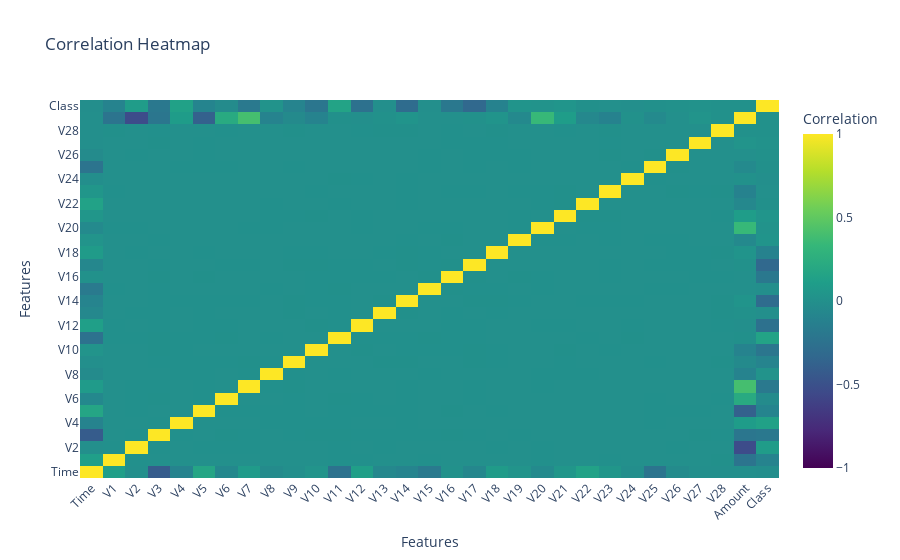

Notebook code for this chart:
### Markdown cell above
# <center><div style="font-family: Trebuchet MS; background-color: #00000; color: #545955; padding: 12px; line-height: 1;">Feature Selection</div></center>

### Code cell
import plotly.graph_objects as go

corr_matrix = data.corr()

heatmap = go.Heatmap(
    z=corr_matrix.values,
    x=corr_matrix.columns,
    y=corr_matrix.columns,
    colorscale='Viridis',
    colorbar=dict(title='Correlation'),
    zmin=-1,
    zmax=1
)

fig = go.Figure(data=heatmap)

fig.update_layout(
    title='Correlation Heatmap',
    xaxis_title='Features',
    yaxis_title='Features',
    xaxis=dict(tickangle=-45)
)

fig.show()

### Figure 1 — Plotly figure (JSON) as saved in the notebook; plotly's stock layout.template omitted (floating-point values rounded to 4 significant figures; data arrays with more than 128 entries replaced by an {"elided": "..."} marker saying what was removed)
{"data": [{"colorbar": {"title": {"text": "Correlation"}}, "colorscale": [[0, "#440154"], [0.1111, "#482878"], [0.2222, "#3e4989"], [0.3333, "#31688e"], [0.4444, "#26828e"], [0.5556, "#1f9e89"], [0.6667, "#35b779"], [0.7778, "#6ece58"], [0.8889, "#b5de2b"], [1, "#fde725"]], "type": "heatmap", "x": ["Time", "V1", "V2", "V3", "V4", "V5", "V6", "V7", "V8", "V9", "V10", "V11", "V12", "V13", "V14", "V15", "V16", "V17", "V18", "V19", "V20", "V21", "V22", "V23", "V24", "V25", "V26", "V27", "V28", "Amount", "Class"], "y": ["Time", "V1", "V2", "V3", "V4", "V5", "V6", "V7", "V8", "V9", "V10", "V11", "V12", "V13", "V14", "V15", "V16", "V17", "V18", "V19", "V20", "V21", "V22", "V23", "V24", "V25", "V26", "V27", "V28", "Amount", "Class"], "z": {"elided": "31x31 float values"}, "zmax": 1, "zmin": -1}], "layout": {"title": {"text": "Correlation Heatmap"}, "xaxis": {"tickangle": -45, "title": {"text": "Features"}}, "yaxis": {"title": {"text": "Features"}}}}
